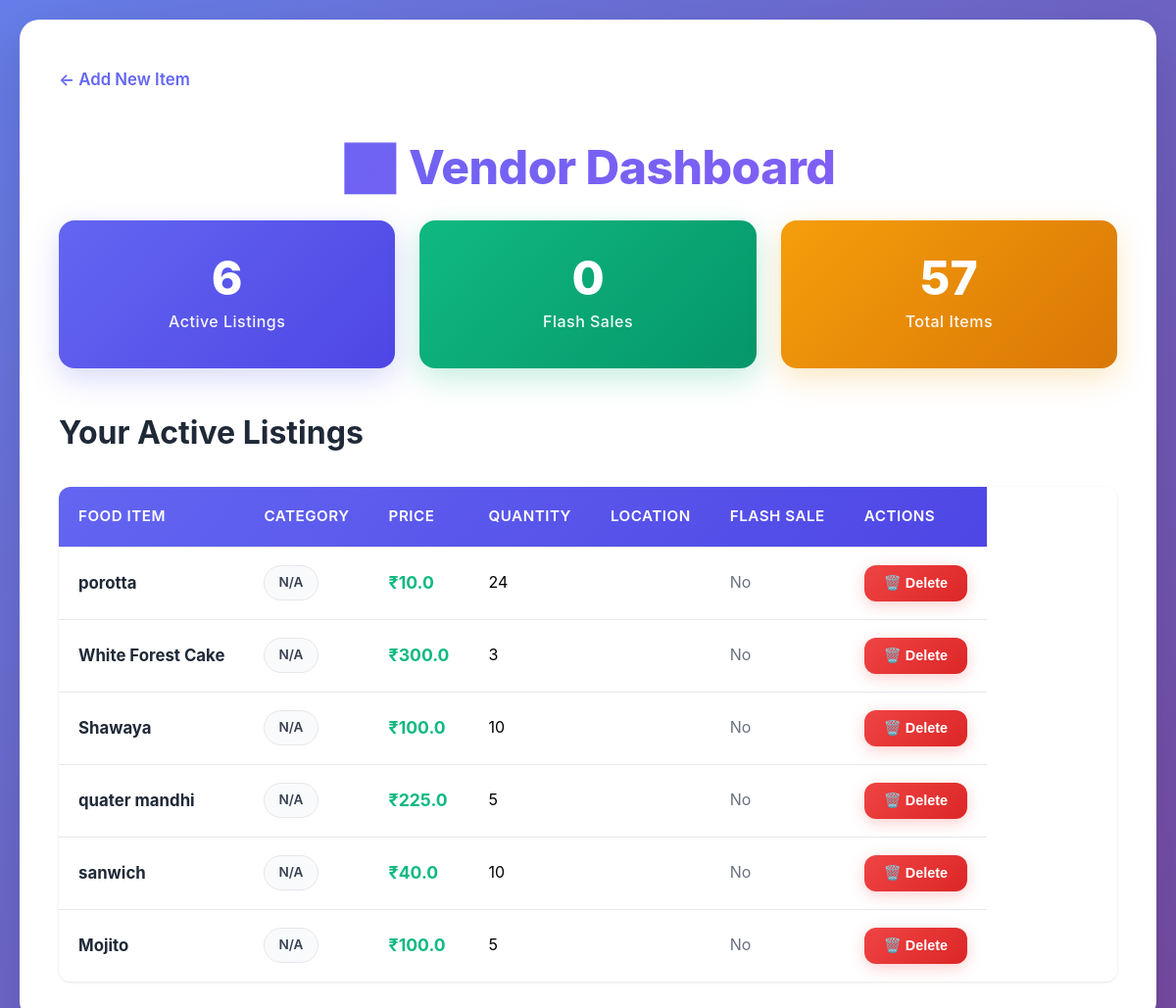
The app's page /vendor/dashboard, older data.
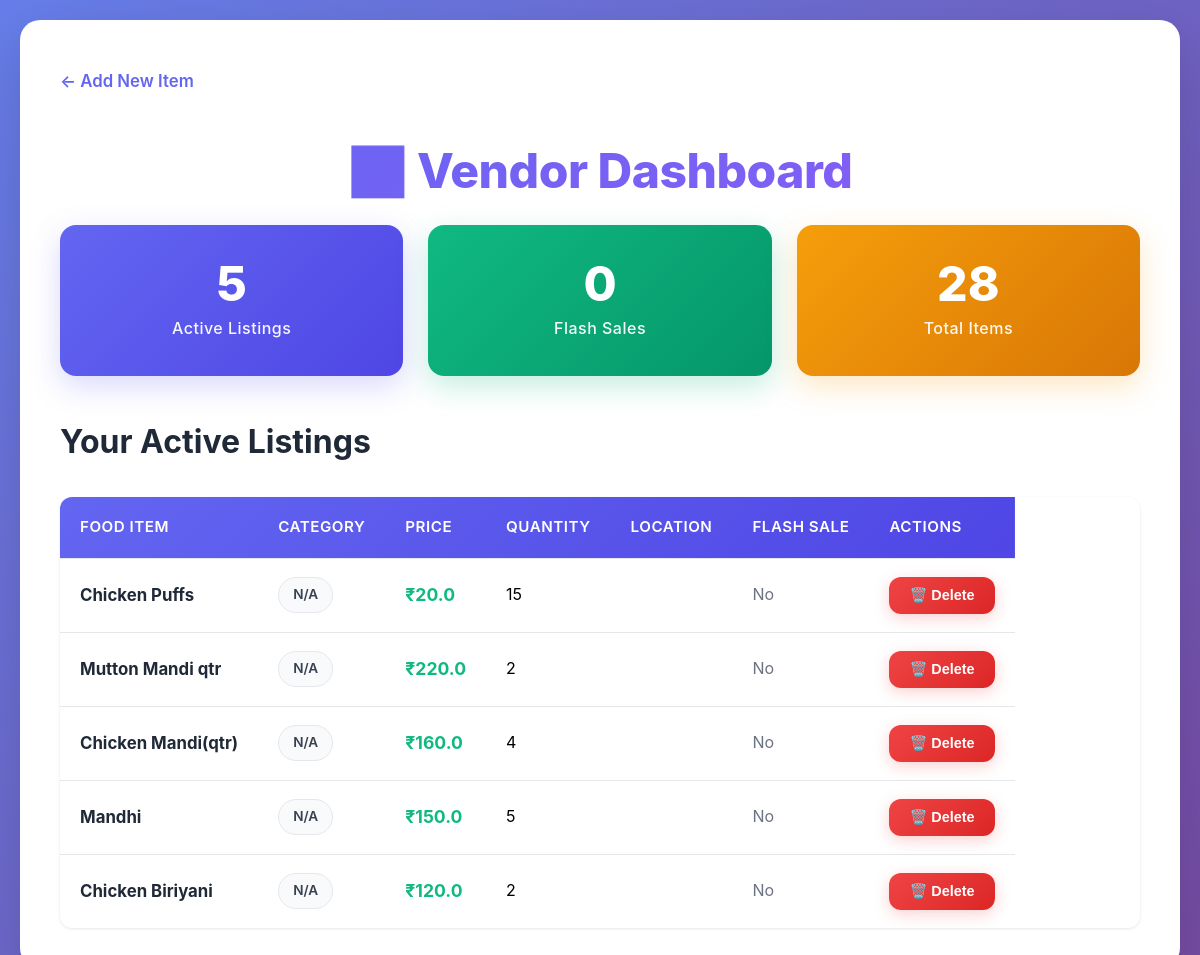
The same page, newer data.
### tables this page shows
CREATE TABLE food (
                id INTEGER PRIMARY KEY AUTOINCREMENT,
                restaurant_id INTEGER,
                name TEXT NOT NULL,
                discounted_price REAL NOT NULL,
                quantity INTEGER DEFAULT 1,
                status TEXT NOT NULL DEFAULT 'available',
                created_at TIMESTAMP DEFAULT CURRENT_TIMESTAMP,
                FOREIGN KEY(restaurant_id) REFERENCES restaurants(id)
            );

### Mini Project/app.py (the view)
@app.route('/vendor/dashboard')
def vendor_dashboard():
    conn = get_db_connection()
    food_items = conn.execute(
        "SELECT * FROM food WHERE status='available' ORDER BY created_at DESC"
    ).fetchall()
    conn.close()
    return render_template('vendor_dashboard.html', food_items=food_items)

### Mini Project/app.py (called while the page is built)
def get_db_connection():
    db_path = os.path.join(os.path.dirname(__file__), 'database.db')
    conn = sqlite3.connect(db_path)
    conn.row_factory = sqlite3.Row
    return conn

### Mini Project/templates/vendor_dashboard.html (shortened to what this page needs)
<!DOCTYPE html>
<html lang="en">
<head>
    <link rel="stylesheet" href="{{ url_for('static', filename='css/style.css') }}">
    <link rel="stylesheet" href="{{ url_for('static', filename='css/vendor_dashboard.css') }}">
</head>
<body>
    <div class="container">
        <a href="/vendor" class="back-link">← Add New Item</a>
        <h1>📊 Vendor Dashboard</h1>
        <div class="stats-grid">
            <div class="stat-card">
                <div class="stat-value">{{ food_items|length }}</div>
                <div class="stat-label">Active Listings</div>
            </div>
            <div class="stat-card stat-card-green">
                <div class="stat-value">
                    {% set flash_count = food_items|selectattr('flash_sale', 'equalto', 1)|list|length %}
                    {{ flash_count }}
                </div>
                <div class="stat-label">Flash Sales</div>
            </div>
            <div class="stat-card stat-card-orange">
                <div class="stat-value">
                    {% set total_items = food_items|sum(attribute='quantity') %}
                    {{ total_items }}
                </div>
                <div class="stat-label">Total Items</div>
            </div>
        </div>
        <h2>Your Active Listings</h2>
        {% if food_items|length == 0 %}
        <div class="empty-state">
            <p class="empty-state-text">No active listings yet</p>
            <a href="/vendor" class="btn btn-empty-state">
                Add Your First Item
            </a>
        </div>
        {% else %}
        <table class="dashboard-table">
            <thead>
                <tr>
                    <th>Food Item</th>
                    <th>Category</th>
                    <th>Price</th>
                    <th>Quantity</th>
                    <th>Location</th>
                    <th>Flash Sale</th>
                    <th>Actions</th>
                </tr>
            </thead>
            <tbody>
                {% for item in food_items %}
                <tr>
                    <td>
                        <strong>{{ item['name'] }}</strong>
                    </td>
                    <td>
                        <span class="category-badge">{{ item['category'] or 'N/A' }}</span>
                    </td>
                    <td>
                        <span class="discounted-price">₹{{ item['discounted_price'] }}</span>
                    </td>
                    <td>{{ item['quantity'] }}</td>
                    <td>{{ item['location'] }}</td>
                    <td>
                        {% if item['flash_sale'] == 1 %}
                        <span class="flash-sale-yes">⚡ Yes</span>
                        {% else %}
                        <span class="flash-sale-no">No</span>
                        {% endif %}
                    </td>
                    <td>
                        <form method="POST" action="/vendor/delete/{{ item['id'] }}" class="delete-form">
                            <button type="submit" class="btn btn-danger btn-small"
                                    onclick="return confirm('Are you sure you want to delete this item?')">
                                🗑️ Delete
                            </button>
                        </form>
                    </td>
                </tr>
                {% endfor %}
            </tbody>
        </table>
        {% endif %}
    </div>
</body>
</html>

Row changes from the older to the newer data that the page shows:
removed food: name "porotta", item "N/A", discounted_price "10.0", quantity "24"
removed food: name "White Forest Cake", item "N/A", discounted_price "300.0", quantity "3"
no longer on this page (row edited): food: name "Shawaya", item "N/A", discounted_price "100.0", quantity "10"
no longer on this page (row edited): food: name "quater mandhi", item "N/A", discounted_price "225.0", quantity "5"
removed food: name "Mojito", item "N/A", discounted_price "100.0", quantity "5"
added food: name "Chicken Puffs", item "N/A", discounted_price "20.0", quantity "15"
added food: name "Mutton Mandi qtr", item "N/A", discounted_price "220.0", quantity "2"
added food: name "Chicken Mandi(qtr)", item "N/A", discounted_price "160.0", quantity "4"
changed food: name "sanwich" → "Mandhi"; discounted_price "40.0" → "150.0"; quantity "10" → "5"
added food: name "Chicken Biriyani", item "N/A", discounted_price "120.0", quantity "2"
Text that changed along with them:
{{ food_items|length }}: "6" → "5"
{{ total_items }}: "57" → "28"
